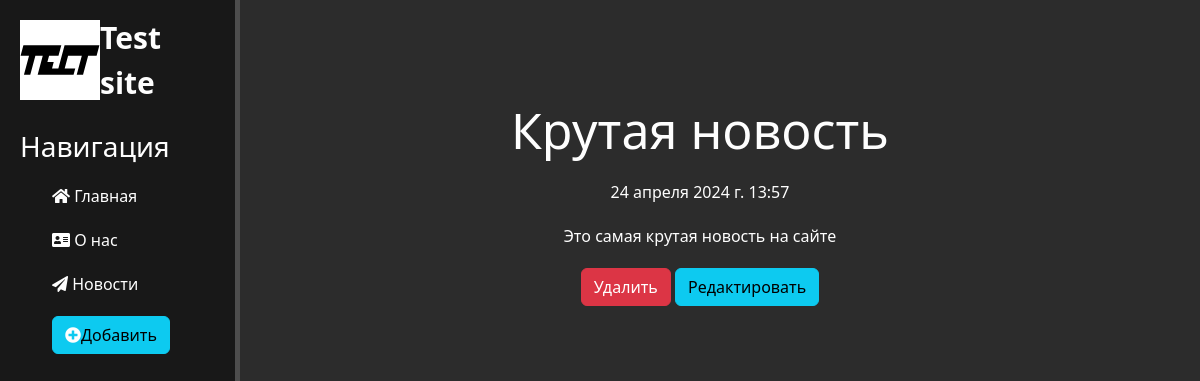
The page /news/1 on the database as committed earlier.
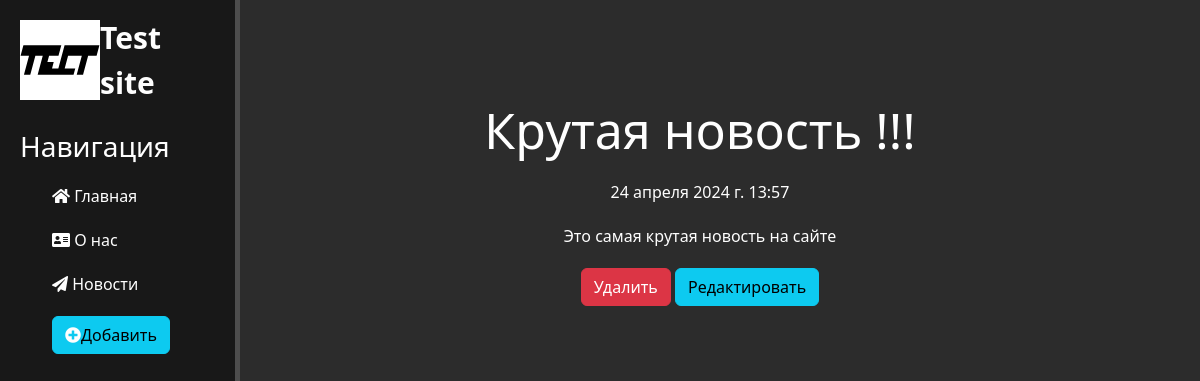
The same page on the database as committed later.
### news/models.py (models this page shows, shortened)
class Articles(models.Model):
  title = models.CharField('Название', max_length=50)
  anons = models.CharField('Анонс', max_length=200)
  full_text = models.TextField('Статья')
  date = models.DateTimeField('Дата публикации')
  class Meta:
      verbose_name = 'Новость'
      verbose_name_plural = 'Новости'

### news/views.py (the view)
# urls.py: path('<int:pk>', views.NewsDetailView.as_view(), name='news-detail'),
class NewsDetailView(DetailView):
  model = Articles
  template_name = 'news/details_view.html'
  context_object_name = 'article'

### news/templates/news/details_view.html (shortened to what this page needs)
{% extends 'main/layout.html' %}
{% block content%}
<div class="features">
  <h1>{{ article.title }}</h1>
  <p>{{ article.date  }}</p>
  <p>{{ article.full_text  }}</p>
  <a href="{% url 'news-delete' article.id %}" class="btn btn-danger">Удалить</a>
  <a href="{% url 'news-update' article.id %}" class="btn btn-info">Редактировать</a>
</div>
{% endblock %}

Rows that differ between the two databases and show on the page:
changed Articles "Это самая крутая новость на сайте": title "Крутая новость" → "Крутая новость !!!"
